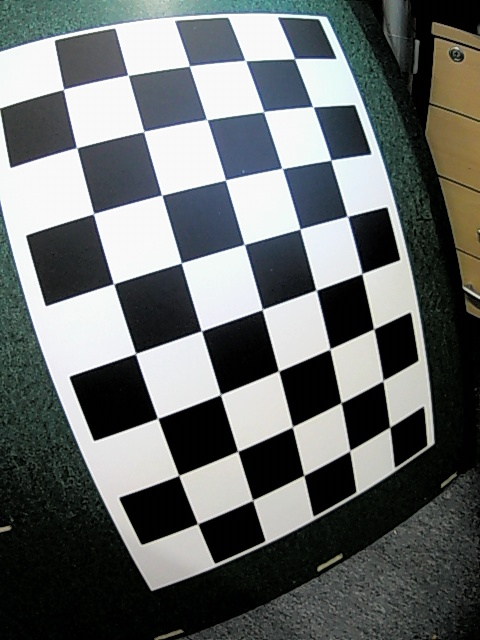
#> input picture data/data_cam1/images/img_0002.jpg, 480 x 640 px, given in place of the camera
$ python run_bearing_demo.py
#> lines starting #> are read from the running program, lines starting #| are printed output that depends on the picture
#> (reads calib_auto.npz from the repository)
### tracking_drones/video_sources.py
from __future__ import annotations

from dataclasses import dataclass
from typing import Any, Iterator, Literal

import glob

import cv2


Rotation = Literal["none", "cw", "ccw", "180"]


def _rot_code(rot: Rotation) -> int | None:
    if rot == "none":
        return None
    if rot == "cw":
        return cv2.ROTATE_90_CLOCKWISE
    if rot == "ccw":
        return cv2.ROTATE_90_COUNTERCLOCKWISE
    if rot == "180":
        return cv2.ROTATE_180
    raise ValueError(f"unknown rotation: {rot}")


def apply_rotation(frame: Any, rot: Rotation) -> Any:
    code = _rot_code(rot)
    if code is None:
        return frame
    return cv2.rotate(frame, code)


@dataclass(frozen=True)
class CameraConfig:
    device: str
    width: int = 1280
    height: int = 720
    fps: int = 30
    fourcc: str = "YUYV"  # common uncompressed
    rotate: Rotation = "none"


def configure_capture(cap: cv2.VideoCapture, cfg: CameraConfig) -> None:
    if cfg.fourcc:
        cap.set(cv2.CAP_PROP_FOURCC, cv2.VideoWriter_fourcc(*cfg.fourcc))
    cap.set(cv2.CAP_PROP_FRAME_WIDTH, int(cfg.width))
    cap.set(cv2.CAP_PROP_FRAME_HEIGHT, int(cfg.height))
    cap.set(cv2.CAP_PROP_FPS, int(cfg.fps))


class SingleCameraReader:
    # [20 lines left out: functions __init__, read, not called in this run]

    def release(self) -> None:
        self.cap.release()


class DualCameraReader:
    def __init__(self, left: CameraConfig, right: CameraConfig) -> None:
        self.left_cfg = left
        self.right_cfg = right

        self.capL = cv2.VideoCapture(left.device, cv2.CAP_V4L2)
        self.capR = cv2.VideoCapture(right.device, cv2.CAP_V4L2)

        if not self.capL.isOpened() or not self.capR.isOpened():
            raise RuntimeError("Failed to open one or both cameras")

        configure_capture(self.capL, left)
        configure_capture(self.capR, right)

        # Best-effort: keep raw-ish output when possible.
        try:
            self.capL.set(cv2.CAP_PROP_CONVERT_RGB, 0)
            self.capR.set(cv2.CAP_PROP_CONVERT_RGB, 0)
        except Exception:
            pass

    def read(self) -> tuple[Any, Any] | None:
        # Grab both then retrieve to keep them as close as OpenCV allows.
        self.capL.grab()
        self.capR.grab()

        okL, frameL = self.capL.retrieve()
#> frameL is the input picture: shape (640, 480, 3); mean B, G, R 107, 107.8, 103.6
#> okL = True
        okR, frameR = self.capR.retrieve()
#> okR = True
        if not (okL and okR):
            return None

        frameL = apply_rotation(frameL, self.left_cfg.rotate)
#> in apply_rotation, `return cv2.rotate(frame, code)`:
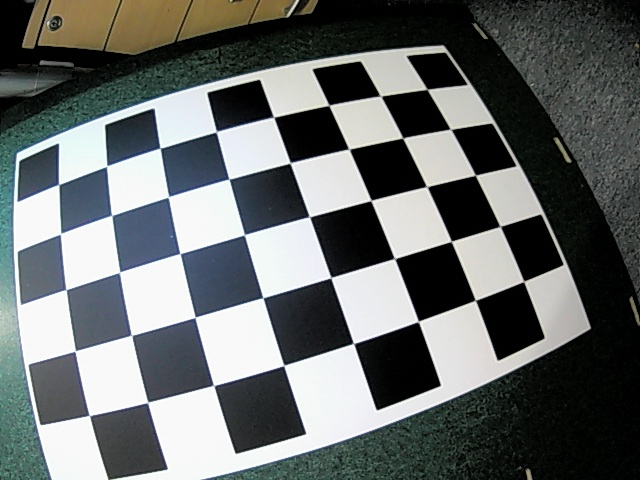
#> returned value: shape (480, 640, 3); mean of channels 0, 1, 2 107, 107.8, 103.6; drawn as B, G, R
        frameR = apply_rotation(frameR, self.right_cfg.rotate)
#> call 2 of apply_rotation, with rot = 'cw'
#> in apply_rotation (call 2), `return cv2.rotate(frame, code)`:
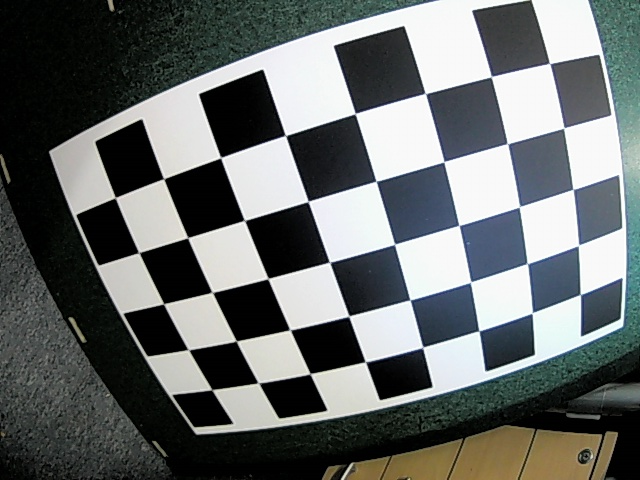
#> returned value: shape (480, 640, 3); mean of channels 0, 1, 2 107, 107.8, 103.6; drawn as B, G, R
        return frameL, frameR

    def release(self) -> None:
        self.capL.release()
        self.capR.release()


# [7 lines left out: function iter_images, not called in this run]

### tracking_drones/luma.py
from __future__ import annotations

import cv2
import numpy as np


def extract_luma(frame: np.ndarray) -> np.ndarray:
    """Return a uint8 grayscale (luma) image from various OpenCV capture formats.

    Supports:
    - BGR frames (H,W,3)
    - YUYV-ish frames often exposed as (H,W,2) where channel 0 is Y
    - already-grayscale frames (H,W)
    """

    if frame is None:
        raise ValueError("frame is None")

    if frame.ndim == 2:
        if frame.dtype != np.uint8:
            return frame.astype(np.uint8)
        return frame

    if frame.ndim == 3 and frame.shape[2] == 3:
        return cv2.cvtColor(frame, cv2.COLOR_BGR2GRAY)

    # Some V4L2 modes (e.g., YUYV) come through as 2 channels per pixel.
    if frame.ndim == 3 and frame.shape[2] == 2:
        y = frame[:, :, 0]
        if y.dtype != np.uint8:
            y = y.astype(np.uint8)
        return y

    # Fallback: do a best-effort conversion
    try:
        return cv2.cvtColor(frame, cv2.COLOR_BGR2GRAY)
    except Exception as e:
        raise ValueError(f"Unsupported frame shape for luma extraction: {frame.shape}") from e

### tracking_drones/calibration.py
from __future__ import annotations

from dataclasses import dataclass
from pathlib import Path
from typing import Any, Literal

import cv2
import numpy as np


CamSide = Literal["left", "right"]


@dataclass(frozen=True)
class StereoCalibration:
    mtxL: Any
    distL: Any
    mtxR: Any
    distR: Any
    # OpenCV stereo convention: X_R = R * X_L + T
    R: Any
    T: Any


def load_stereo_calibration_npz(path: str | Path) -> StereoCalibration:
    npz = np.load(str(path))
    return StereoCalibration(
        mtxL=npz["mtxL"],
        distL=npz["distL"],
        mtxR=npz["mtxR"],
        distR=npz["distR"],
        R=npz["R"],
        T=npz["T"],
    )


# [80 lines left out: functions undistort_normalized_point, bearing_from_uv, bearing_to_az_el_deg, right_bearing_in_left_frame, scale_camera_matrix_for_image, not called in this run]


def scale_camera_matrix_explicit(mtx: Any, src_wh: tuple[int, int], dst_wh: tuple[int, int]) -> Any:
    """Scale intrinsics from a known source image size to a destination size."""

    src_w, src_h = float(src_wh[0]), float(src_wh[1])
    dst_w, dst_h = float(dst_wh[0]), float(dst_wh[1])
    sx = dst_w / max(1.0, src_w)
    sy = dst_h / max(1.0, src_h)

    K = np.array(mtx, dtype=np.float64).copy()
    K[0, 0] *= sx
    K[1, 1] *= sy
    K[0, 2] *= sx
    K[1, 2] *= sy
    return K


def adjust_camera_matrix_for_crop_and_resize(
    mtx: Any,
    crop_xywh: tuple[int, int, int, int],
    out_wh: tuple[int, int],
) -> Any:
    """Adjust intrinsics for a crop (x,y,w,h) followed by resize to out_wh.

    If you center-crop then resize back to the original output size, this is a
    practical way to implement digital zoom while keeping bearings consistent.
    """

    x0, y0, cw, ch = crop_xywh
    out_w, out_h = int(out_wh[0]), int(out_wh[1])

    sx = float(out_w) / float(max(1, cw))
    sy = float(out_h) / float(max(1, ch))

    K = np.array(mtx, dtype=np.float64).copy()
    K[0, 0] *= sx
    K[1, 1] *= sy
    K[0, 2] = (K[0, 2] - float(x0)) * sx
    K[1, 2] = (K[1, 2] - float(y0)) * sy
    return K


# [48 lines left out: function rotate_camera_matrix_90, not called in this run]

### tracking_drones/tracker.py
from __future__ import annotations

from dataclasses import dataclass, field
from typing import Any

import numpy as np


def _ema(prev: float, value: float, alpha: float) -> float:
    return (1.0 - alpha) * prev + alpha * value


# [6 lines left out: function _ema_vec, not called in this run]


@dataclass
class TrackConfig:
    # Association
    max_match_dist_px: float = 35.0

    # Lifecycle
    max_misses: int = 8
    min_confirmed_hits: int = 3

    # History window
    history: int = 30

    # Drone/bird heuristic thresholds
    vel_var_thresh: float = 2.5
    acc_var_thresh: float = 3.5
    area_var_thresh: float = 0.35

    # Scoring
    class_ema_alpha: float = 0.25


@dataclass
class Detection:
    bbox: tuple[int, int, int, int]
    centroid: tuple[float, float]
    area: float


@dataclass
class Track:
    id: int

    x: Any  # state [x,y,vx,vy]
    P: Any

    age: int = 0
    hits: int = 0
    misses: int = 0

    last_det: Detection | None = None

    history_pos: list[tuple[float, float]] = field(default_factory=list)
    history_area: list[float] = field(default_factory=list)
    history_vel: list[tuple[float, float]] = field(default_factory=list)

    bearing: Any | None = None  # unit vector in camera frame
    class_score: float = 0.0

    def is_confirmed(self, cfg: TrackConfig) -> bool:
        return self.hits >= cfg.min_confirmed_hits


class TrackManager:
    def __init__(self, cfg: TrackConfig) -> None:
        self.cfg = cfg
        self._next_id = 1
        self._tracks: dict[int, Track] = {}

        # Fixed model (dt=1 frame).
        self.F = np.array(
            [
                [1, 0, 1, 0],
                [0, 1, 0, 1],
                [0, 0, 1, 0],
                [0, 0, 0, 1],
            ],
            dtype=np.float64,
        )
        self.H = np.array(
            [
                [1, 0, 0, 0],
                [0, 1, 0, 0],
            ],
            dtype=np.float64,
        )
        self.Q = np.diag([1.0, 1.0, 3.0, 3.0]).astype(np.float64)
        self.R = np.diag([8.0, 8.0]).astype(np.float64)

    def tracks(self) -> list[Track]:
        return list(self._tracks.values())

    def reset(self) -> None:
        self._tracks.clear()
        self._next_id = 1

    def step(self, detections: list[Detection]) -> list[Track]:
        # Predict
        for trk in self._tracks.values():
            trk.x = self.F @ trk.x
            trk.P = self.F @ trk.P @ self.F.T + self.Q
            trk.age += 1

        # Associate via greedy nearest-neighbor
        matches, unmatched_track_ids, unmatched_det_ids = self._associate(detections)

        # Update matched
        for tid, did in matches:
            trk = self._tracks[tid]
            det = detections[did]

            z = np.array([[det.centroid[0]], [det.centroid[1]]], dtype=np.float64)
            y = z - (self.H @ trk.x)
            S = self.H @ trk.P @ self.H.T + self.R
            K = trk.P @ self.H.T @ np.linalg.inv(S)

            trk.x = trk.x + (K @ y)
            trk.P = (np.eye(4) - (K @ self.H)) @ trk.P

            trk.hits += 1
            trk.misses = 0
            trk.last_det = det

            self._append_history(trk, det)
            self._update_class_score(trk)

        # Misses
        for tid in unmatched_track_ids:
            trk = self._tracks[tid]
            trk.misses += 1

        # New tracks for unmatched detections
        for did in unmatched_det_ids:
            det = detections[did]
            self._tracks[self._next_id] = self._init_track(self._next_id, det)
            self._next_id += 1

        # Prune
        dead = [tid for tid, t in self._tracks.items() if t.misses >= self.cfg.max_misses]
        for tid in dead:
            del self._tracks[tid]

        return self.tracks()

    # [21 lines left out: functions _init_track, _append_history, not called in this run]

    def _associate(self, detections: list[Detection]) -> tuple[list[tuple[int, int]], list[int], list[int]]:
        track_ids = list(self._tracks.keys())
        if not track_ids or not detections:
            return [], track_ids, list(range(len(detections)))

        # Compute all candidate distances
        candidates: list[tuple[float, int, int]] = []
        for tid in track_ids:
            trk = self._tracks[tid]
            px, py = float(trk.x[0, 0]), float(trk.x[1, 0])
            for did, det in enumerate(detections):
                dx = det.centroid[0] - px
                dy = det.centroid[1] - py
                d = float(np.hypot(dx, dy))
                if d <= self.cfg.max_match_dist_px:
                    candidates.append((d, tid, did))

        candidates.sort(key=lambda t: t[0])
        used_tracks: set[int] = set()
        used_dets: set[int] = set()
        matches: list[tuple[int, int]] = []

        for _d, tid, did in candidates:
            if tid in used_tracks or did in used_dets:
                continue
            used_tracks.add(tid)
            used_dets.add(did)
            matches.append((tid, did))

        unmatched_tracks = [tid for tid in track_ids if tid not in used_tracks]
        unmatched_dets = [did for did in range(len(detections)) if did not in used_dets]
        return matches, unmatched_tracks, unmatched_dets

    # [32 lines left out: functions _update_class_score, smooth_bearing, not called in this run]

### tracking_drones/viz.py
from __future__ import annotations

import cv2
import numpy as np

from .calibration import bearing_to_az_el_deg
from .tracker import Track


def draw_tracks(frame_bgr: np.ndarray, tracks: list[Track], label: str) -> np.ndarray:
    out = frame_bgr
    cv2.putText(out, label, (10, 25), cv2.FONT_HERSHEY_SIMPLEX, 0.8, (0, 240, 240), 2)

    for trk in tracks:
        if trk.last_det is None:
            continue

        x, y, w, h = trk.last_det.bbox
        color = (0, 255, 0) if trk.class_score > 0.6 else (0, 165, 255)
        cv2.rectangle(out, (x, y), (x + w, y + h), color, 2)

        cx, cy = trk.last_det.centroid
        cv2.circle(out, (int(cx), int(cy)), 2, (255, 255, 255), -1)

        txt = f"id={trk.id} s={trk.class_score:.2f}"
        if trk.bearing is not None:
            az, el = bearing_to_az_el_deg(trk.bearing)
            txt += f" az={az:+.1f} el={el:+.1f}"

        cv2.putText(out, txt, (x, max(0, y - 8)), cv2.FONT_HERSHEY_SIMPLEX, 0.45, color, 1)

    return out


def stack_debug(left: np.ndarray, right: np.ndarray, max_w: int = 1600) -> np.ndarray:
    if left.shape[0] != right.shape[0]:
        h = min(left.shape[0], right.shape[0])
        left = cv2.resize(left, (int(left.shape[1] * (h / left.shape[0])), h))
        right = cv2.resize(right, (int(right.shape[1] * (h / right.shape[0])), h))

    stacked = np.hstack([left, right])
    if stacked.shape[1] > max_w:
        scale = max_w / stacked.shape[1]
        stacked = cv2.resize(stacked, (int(stacked.shape[1] * scale), int(stacked.shape[0] * scale)))
    return stacked

### tracking_drones/fusion.py
from __future__ import annotations

from dataclasses import dataclass

import numpy as np

from .calibration import StereoCalibration, right_bearing_in_left_frame
from .tracker import Track


# [7 lines left out: function angle_between_deg, not called in this run]


@dataclass(frozen=True)
class FusionMatch:
    left_id: int
    right_id: int
    ang_deg: float
    confidence: float


@dataclass(frozen=True)
class FusionConfig:
    max_angle_deg: float = 2.0


def fuse_two_cameras(
    calib: StereoCalibration,
    left_tracks: list[Track],
    right_tracks: list[Track],
    cfg: FusionConfig,
) -> list[FusionMatch]:
    # Only consider tracks that have a bearing.
    L = [t for t in left_tracks if t.bearing is not None]
    R = [t for t in right_tracks if t.bearing is not None]

    matches: list[tuple[float, int, int, float]] = []
    for tl in L:
        for tr in R:
            br_in_L = right_bearing_in_left_frame(calib, tr.bearing)  # type: ignore[arg-type]
            ang = angle_between_deg(tl.bearing, br_in_L)  # type: ignore[arg-type]
            if ang <= cfg.max_angle_deg:
                conf = float(min(tl.class_score, tr.class_score))
                matches.append((ang, tl.id, tr.id, conf))

    matches.sort(key=lambda x: x[0])
    used_L: set[int] = set()
    used_R: set[int] = set()

    out: list[FusionMatch] = []
    for ang, lid, rid, conf in matches:
        if lid in used_L or rid in used_R:
            continue
        used_L.add(lid)
        used_R.add(rid)
        out.append(FusionMatch(left_id=lid, right_id=rid, ang_deg=float(ang), confidence=float(conf)))

    return out

### tracking_drones/motion.py
from __future__ import annotations

from dataclasses import dataclass
from typing import Any

import cv2


@dataclass(frozen=True)
class MotionBlob:
    bbox: tuple[int, int, int, int]  # x, y, w, h
    centroid: tuple[float, float]
    area: float


@dataclass(frozen=True)
class MotionConfig:
    diff_thresh: int = 20
    blur_sigma: float = 1.0
    min_area: int = 6
    max_area: int = 2000
    aspect_min: float = 0.2
    aspect_max: float = 5.0
    morph_open: int = 1
    morph_close: int = 3


class FrameDiffMotion:
    def __init__(self, cfg: MotionConfig) -> None:
        self.cfg = cfg
        self._prev: Any | None = None

    def reset(self) -> None:
        self._prev = None

    def step(self, gray: Any) -> tuple[list[MotionBlob], Any | None]:
        """Return blobs + optional debug mask."""

        if gray.ndim != 2:
            raise ValueError("expected gray (H,W)")

        if self._prev is None:
            self._prev = gray.copy()
            return [], None

        diff = cv2.absdiff(gray, self._prev)
        self._prev = gray.copy()

        if self.cfg.blur_sigma > 0:
            # Convert sigma to kernel size (odd). Keep small.
            k = int(max(3, round(self.cfg.blur_sigma * 6 + 1)))
            if k % 2 == 0:
                k += 1
            diff = cv2.GaussianBlur(diff, (k, k), self.cfg.blur_sigma)

        _, mask = cv2.threshold(diff, int(self.cfg.diff_thresh), 255, cv2.THRESH_BINARY)

        if self.cfg.morph_open > 0:
            k = cv2.getStructuringElement(cv2.MORPH_ELLIPSE, (self.cfg.morph_open, self.cfg.morph_open))
            mask = cv2.morphologyEx(mask, cv2.MORPH_OPEN, k)

        if self.cfg.morph_close > 0:
            k = cv2.getStructuringElement(cv2.MORPH_ELLIPSE, (self.cfg.morph_close, self.cfg.morph_close))
            mask = cv2.morphologyEx(mask, cv2.MORPH_CLOSE, k)

        contours, _hier = cv2.findContours(mask, cv2.RETR_EXTERNAL, cv2.CHAIN_APPROX_SIMPLE)

        blobs: list[MotionBlob] = []
        for cnt in contours:
            area = float(cv2.contourArea(cnt))
            if area < self.cfg.min_area or area > self.cfg.max_area:
                continue

            x, y, w, h = cv2.boundingRect(cnt)
            if w <= 0 or h <= 0:
                continue

            ar = float(w) / float(h)
            if ar < self.cfg.aspect_min or ar > self.cfg.aspect_max:
                continue

            cx = float(x + w * 0.5)
            cy = float(y + h * 0.5)
            blobs.append(MotionBlob(bbox=(x, y, w, h), centroid=(cx, cy), area=area))

        return blobs, mask

### tracking_drones/run_bearing_demo.py
from __future__ import annotations

import argparse
import time
from typing import Any

# Allow running this file directly from inside the tracking_drones folder.
if __package__ in (None, ""):
    import sys
    from pathlib import Path

    sys.path.insert(0, str(Path(__file__).resolve().parents[1]))

import cv2
import numpy as np

from tracking_drones.calibration import (
    StereoCalibration,
    adjust_camera_matrix_for_crop_and_resize,
    bearing_from_uv,
    bearing_to_az_el_deg,
    load_stereo_calibration_npz,
    scale_camera_matrix_explicit,
    scale_camera_matrix_for_image,
)
from tracking_drones.fusion import FusionConfig, fuse_two_cameras
from tracking_drones.luma import extract_luma
from tracking_drones.motion import FrameDiffMotion, MotionConfig
from tracking_drones.tracker import Detection, TrackConfig, TrackManager, smooth_bearing
from tracking_drones.triangulation import triangulate_two_rays
from tracking_drones.video_sources import CameraConfig, DualCameraReader
from tracking_drones.viz import draw_tracks, stack_debug
from tracking_drones.calibration import right_bearing_in_left_frame


def _ensure_bgr(frame: Any) -> Any:
    if frame.ndim == 2:
        return cv2.cvtColor(frame, cv2.COLOR_GRAY2BGR)
    if frame.ndim == 3 and frame.shape[2] == 2:
        # best-effort: show luma
        y = frame[:, :, 0]
        return cv2.cvtColor(y, cv2.COLOR_GRAY2BGR)
    return frame


def _tracks_for_output(tracks: list[Any], min_score: float) -> list[Any]:
    return [t for t in tracks if t.bearing is not None and t.class_score >= min_score]


def _digital_zoom(frame: Any, zoom: float) -> tuple[Any, tuple[int, int, int, int]]:
    """Center-crop and resize back to original size. Returns (frame, crop_xywh)."""
#> called with zoom = 1

    if zoom <= 1.0:
        h, w = frame.shape[:2]
#> (the rest of the program and of its run is left out)
